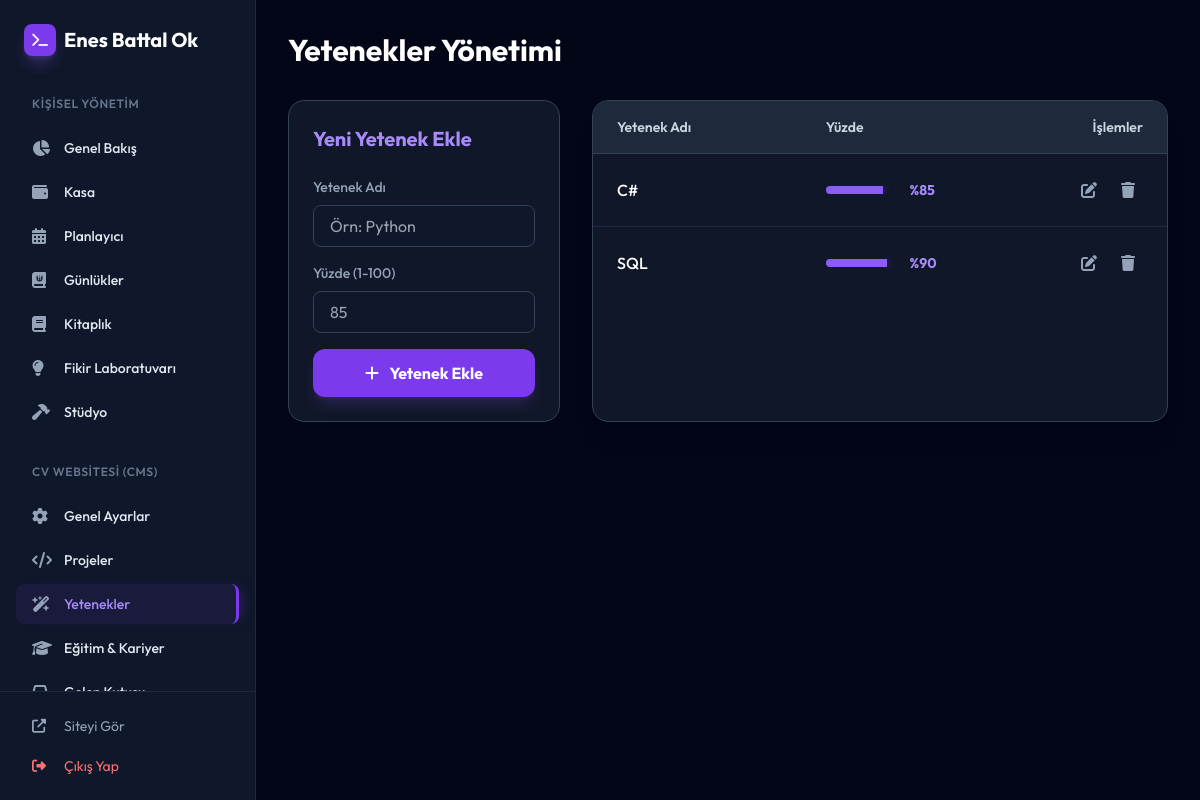
The page /admin/skills (signed in) on the database its author committed.
### models.py (models this page shows)
class Yetenek(db.Model):
    id = db.Column(db.Integer, primary_key=True)
    ad = db.Column(db.String(100), nullable=False)
    yuzde = db.Column(db.Integer, default=50)

### main.py (the view)
    @app.route('/admin/skills', methods=['GET', 'POST'])
    @login_required
    def admin_skills():
        if request.method == 'POST':
            db.session.add(Yetenek(ad=request.form.get('ad'), yuzde=int(request.form.get('yuzde'))))
            db.session.commit()
            flash('Yetenek eklendi.', 'success')
            return redirect(url_for('admin_skills'))
        return render_template('admin_skills.html', yetenekler=Yetenek.query.all())

### templates/admin_skills.html (shortened to what this page needs)
{% extends "admin_base.html" %}
{% block content %}
<div class="pb-20">
    <div class="flex items-center justify-between mb-8">
        <h1 class="text-3xl font-bold text-white">Yetenekler Yönetimi</h1>
    </div>
    <div class="grid grid-cols-1 lg:grid-cols-3 gap-8">
        <div class="bg-slate-800/50 p-6 rounded-2xl border border-slate-700 h-fit">
            <h2 class="text-xl font-bold text-violet-400 mb-6">Yeni Yetenek Ekle</h2>
            <form action="{{ url_for('admin_skills') }}" method="POST" class="space-y-4">
                <div>
                    <label class="block text-sm font-medium text-slate-400 mb-2">Yetenek Adı</label>
                    <input type="text" name="ad" required placeholder="Örn: Python" class="w-full px-4 py-2 bg-slate-900 border border-slate-700 rounded-lg text-white focus:border-violet-500 outline-none transition-all">
                </div>
                <div>
                    <label class="block text-sm font-medium text-slate-400 mb-2">Yüzde (1-100)</label>
                    <input type="number" name="yuzde" min="1" max="100" required placeholder="85" class="w-full px-4 py-2 bg-slate-900 border border-slate-700 rounded-lg text-white focus:border-violet-500 outline-none transition-all">
                </div>
                <button type="submit" class="w-full py-3 bg-violet-600 hover:bg-violet-700 text-white font-bold rounded-xl transition-all shadow-lg shadow-violet-500/20 transform hover:scale-[1.02]">
                    <i class="fas fa-plus mr-2"></i> Yetenek Ekle
                </button>
            </form>
        </div>
        <div class="lg:col-span-2 overflow-hidden bg-slate-800/50 rounded-2xl border border-slate-700 shadow-xl">
            <div class="overflow-x-auto">
                <table class="w-full text-left border-collapse">
                    <thead>
                        <tr class="bg-slate-800 border-b border-slate-700">
                            <th class="px-6 py-4 text-sm font-semibold text-slate-300">Yetenek Adı</th>
                            <th class="px-6 py-4 text-sm font-semibold text-slate-300">Yüzde</th>
                            <th class="px-6 py-4 text-sm font-semibold text-slate-300 text-right">İşlemler</th>
                        </tr>
                    </thead>
                    <tbody class="divide-y divide-slate-700/50">
                        {% for yetenek in yetenekler %}
                        <tr class="hover:bg-slate-700/30 transition-colors">
                            <td class="px-6 py-4">
                                <span class="text-white font-medium">{{ yetenek.ad }}</span>
                            </td>
                            <td class="px-6 py-4">
                                <div class="flex items-center gap-4">
                                    <div class="flex-1 h-2 bg-slate-900 rounded-full overflow-hidden">
                                        <div class="h-full bg-violet-500 shadow-[0_0_10px_rgba(124,58,237,0.5)]" style="width: {{ yetenek.yuzde }}%"></div>
                                    </div>
                                    <span class="text-violet-400 font-bold text-sm w-8">%{{ yetenek.yuzde }}</span>
                                </div>
                            </td>
                            <td class="px-6 py-4 text-right">
                                <div class="flex justify-end gap-2">
                                    <a href="{{ url_for('edit_skill', id=yetenek.id) }}" class="p-2 text-slate-400 hover:text-violet-400 transition-colors" title="Düzenle">
                                        <i class="fas fa-edit"></i>
                                    </a>
                                    <a href="{{ url_for('delete_skill', id=yetenek.id) }}" class="p-2 text-slate-400 hover:text-red-500 transition-colors" title="Sil" onclick="return confirm('Bu yeteneği silmek istediğinize emin misiniz?')">
                                        <i class="fas fa-trash"></i>
                                    </a>
                                </div>
                            </td>
                        </tr>
                        {% endfor %}
                    </tbody>
                </table>
            </div>
        </div>
    </div>
</div>
{% endblock %}

### templates/admin_base.html (style rules this page uses)
body { font-family: 'Outfit', sans-serif; }

### rows shown on the page
Yetenek: ad "C#", yuzde "85"
Yetenek: ad "SQL", yuzde "90"
